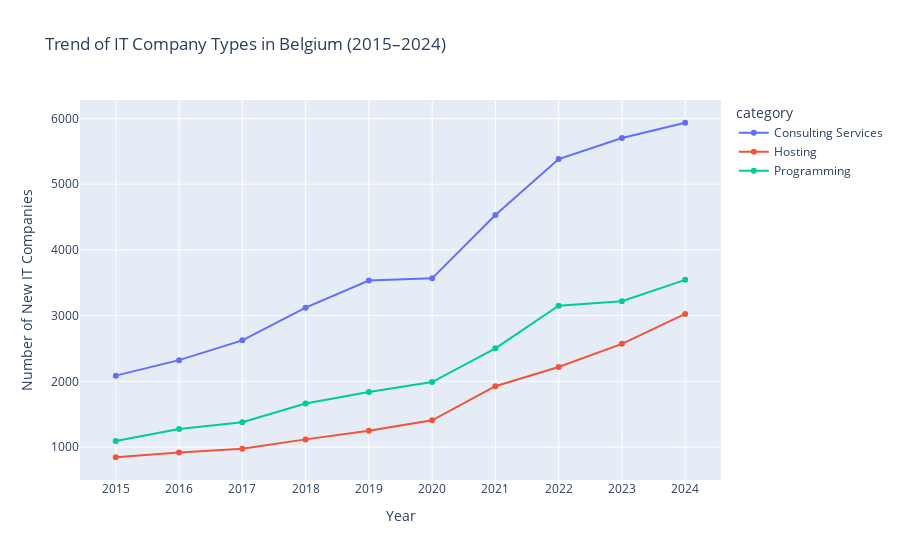

Here is the notebook cell this chart was saved with:
### Code cell
import sqlite3
import pandas as pd
import plotly.express as px

# Connect to your database
conn = sqlite3.connect("kbo_database.db")

# Define NACE code groups
programming = [62, 620, 6200, 6201, 62010]
consulting = [6202, 62020, 6202001, 6202002, 6203, 62030, 6209, 62090, 63]
hosting = [631, 6311, 63110, 6311001, 6311002, 6311011, 6311012, 6311013, 6312, 63120]
other = [639]
all_codes = programming + consulting + hosting + other

# SQL query: raw count by year and category
query = f"""
SELECT
  SUBSTR(e.StartDate, 7, 4) AS year,
  CASE
    WHEN a.NaceCode IN ({','.join(map(str, programming))}) THEN 'Programming'
    WHEN a.NaceCode IN ({','.join(map(str, consulting))}) THEN 'Consulting Services'
    WHEN a.NaceCode IN ({','.join(map(str, hosting))}) THEN 'Hosting'
    WHEN a.NaceCode IN ({','.join(map(str, other))}) THEN 'Other'
    ELSE 'Unclassified'
  END AS category,
  COUNT(DISTINCT e.EnterpriseNumber) AS count
FROM enterprise e
JOIN activity a ON e.EnterpriseNumber = a.EntityNumber
WHERE a.NaceVersion = 2008
  AND a.NaceCode IN ({','.join(map(str, all_codes))})
  AND e.Status = 'AC'
  AND CAST(SUBSTR(e.StartDate, 7, 4) AS INTEGER) BETWEEN 2015 AND 2024
GROUP BY year, category
ORDER BY year, category;
"""

# Load data
df = pd.read_sql_query(query, conn)

# Convert year to int for plotting
df["year"] = df["year"].astype(int)

# Plot line chart
fig = px.line(
    df,
    x="year",
    y="count",
    color="category",
    markers=True,
    labels={"count": "Number of New IT Companies", "year": "Year"},
    title="Trend of IT Company Types in Belgium (2015–2024)"
)

fig.update_traces(mode="lines+markers")
fig.update_layout(xaxis=dict(dtick=1))

# Show plot
fig.show()

# Optional: Save to HTML
fig.write_html("figures/it_company_type_line_chart_2015_2024.html")

### Figure 1 — Plotly figure (JSON) as saved in the notebook; plotly's stock layout.template omitted (floating-point values rounded to 4 significant figures)
{"data": [{"hovertemplate": "category=Consulting Services<br>Year=%{x}<br>Number of New IT Companies=%{y}<extra></extra>", "legendgroup": "Consulting Services", "line": {"color": "#636efa", "dash": "solid"}, "marker": {"symbol": "circle"}, "mode": "lines+markers", "name": "Consulting Services", "orientation": "v", "showlegend": true, "type": "scatter", "x": [2015, 2016, 2017, 2018, 2019, 2020, 2021, 2022, 2023, 2024], "xaxis": "x", "y": [2086, 2322, 2623, 3121, 3534, 3567, 4531, 5382, 5704, 5935], "yaxis": "y"}, {"hovertemplate": "category=Hosting<br>Year=%{x}<br>Number of New IT Companies=%{y}<extra></extra>", "legendgroup": "Hosting", "line": {"color": "#EF553B", "dash": "solid"}, "marker": {"symbol": "circle"}, "mode": "lines+markers", "name": "Hosting", "orientation": "v", "showlegend": true, "type": "scatter", "x": [2015, 2016, 2017, 2018, 2019, 2020, 2021, 2022, 2023, 2024], "xaxis": "x", "y": [844, 917, 974, 1116, 1246, 1407, 1925, 2217, 2570, 3025], "yaxis": "y"}, {"hovertemplate": "category=Programming<br>Year=%{x}<br>Number of New IT Companies=%{y}<extra></extra>", "legendgroup": "Programming", "line": {"color": "#00cc96", "dash": "solid"}, "marker": {"symbol": "circle"}, "mode": "lines+markers", "name": "Programming", "orientation": "v", "showlegend": true, "type": "scatter", "x": [2015, 2016, 2017, 2018, 2019, 2020, 2021, 2022, 2023, 2024], "xaxis": "x", "y": [1090, 1275, 1376, 1661, 1836, 1989, 2502, 3150, 3220, 3544], "yaxis": "y"}], "layout": {"legend": {"title": {"text": "category"}, "tracegroupgap": 0}, "title": {"text": "Trend of IT Company Types in Belgium (2015–2024)"}, "xaxis": {"anchor": "y", "domain": [0, 1], "dtick": 1, "title": {"text": "Year"}}, "yaxis": {"anchor": "x", "domain": [0, 1], "title": {"text": "Number of New IT Companies"}}}}
